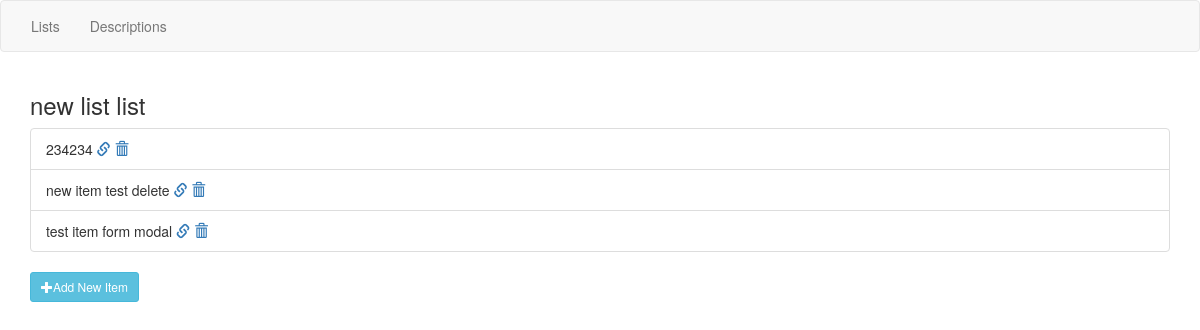
Page /product_list/lists/2/ on the committed database.
### product_list/models.py (models this page shows, shortened)
class CheckList(models.Model):
    STATUSES = (('P', "Pending"), ('D', 'Done'))
    pub_date = models.DateTimeField('date published', auto_now_add=True)
    status = models.CharField(max_length=1, choices=STATUSES)
    title = models.CharField(max_length=200)

class ListItem(models.Model):
    check_list = models.ForeignKey(CheckList)
    STATUSES = (('P', "Pending"), ('D', 'Done'), ('R', "Reject"))
    name = models.CharField(max_length=200)
    status = models.CharField(max_length=1, choices=STATUSES)

### product_list/views.py (the view)
# urls.py: url(r'^lists/(?P<pk>\d+)/$', views.DetailView.as_view(), name='detail'),
class DetailView(generic.DetailView):
    model = CheckList
    template_name = "product_list/list_detail.html"

### product_list/templates/product_list/list_detail.html (shortened to what this page needs)
{% extends "product_list/base.html" %}
{% block content %}
<div class="container">
    <h3>{{ checklist.title }} list</h3>
    <ul class="list-group">
    {% for item in checklist.listitem_set.all %}
        <li name="item" id="item-{{ item.id }}" class="list-group-item">{{ item.name }} <a href="{% url 'product_list:desc_list' checklist.id item.id %}"><span class="glyphicon glyphicon-link"></span></a>  <a href="{% url 'product_list:remove_item_from_list' checklist.id item.id %}"><span class="glyphicon glyphicon-trash"></span></a></li>
    {% endfor %}
    </ul>
    <button type="button" class="btn btn-info btn-sm" data-toggle="modal" data-target="#addNewItemModal"><span class="glyphicon glyphicon-plus"></span>Add New Item</button>
</div>
{% endblock %}

### rows in the picture
CheckList: title "new list"
ListItem: name "234234"
ListItem: name "new item test delete"
ListItem: name "test item form modal"
